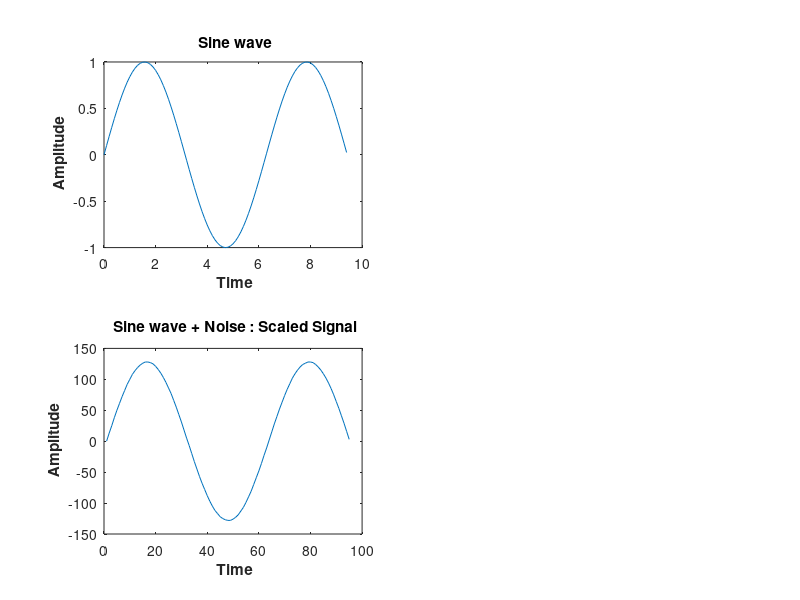

Reproduce this figure in MATLAB.
% Generate a sine wave
close all; 
clear all;
fs = 10;
Amp = 1;
t = 0:1/fs:3*pi; % time vector
sine_wave = Amp*sin(t);
subplot(2,2,1);
plot(t, sine_wave);
xlabel('\bf Time');
ylabel('\bf Amplitude');
title('\bf Sine wave');

% Convert from real to integers
total_wordlength = 16;
scaling = 7;
sine_wave_integers = round(sine_wave.*(2^scaling));
subplot(2,2,3);
plot(1:length(sine_wave_integers), sine_wave_integers);
xlabel('\bf Time');
ylabel('\bf Amplitude');
title('\bf Sine wave + Noise : Scaled Signal');

% Convert from integers to binary
sine_wave_in_binary_signed = dec2bin(mod((sine_wave_integers),2^total_wordlength),total_wordlength);
yy = cellstr(sine_wave_in_binary_signed);
fid = fopen('signalwave.data', 'wt');
fprintf(fid, '%8s \n', yy{:});
disp('text file for signal finished');
